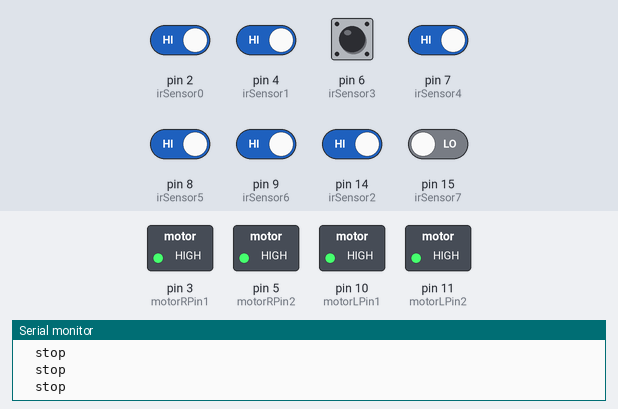
Bench run of a sketch on a simulated Arduino Uno, built with avr-gcc and run on an emulated ATmega328P. On the bench: switched loads named in the sketch (green lamp = pin HIGH), the last lines printed to the serial monitor. Dashed ring = blinking. The test bench sets the inputs (shaded band); at power-on: pin 2 (irSensor0), pin 4 (irSensor1), pin 6 (irSensor3), pin 7 (irSensor4), pin 8 (irSensor5), pin 9 (irSensor6), pin 14 (irSensor2) HIGH, pin 15 (irSensor7) LOW.

Above: at 1.2 s.
1.3 s: pin 6 (irSensor3) driven LOW
At 1.9 s:
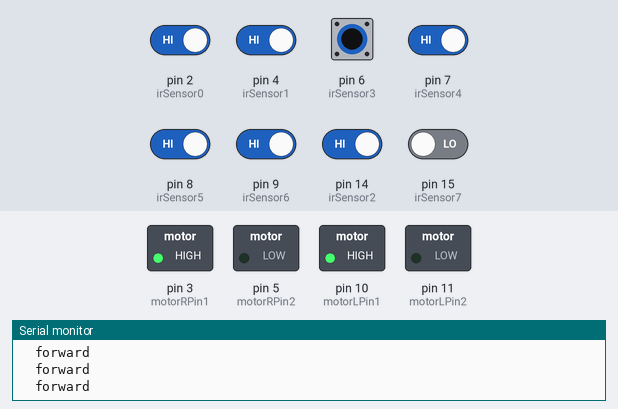
2.8 s: pin 6 (irSensor3) driven HIGH
At 4.0 s:
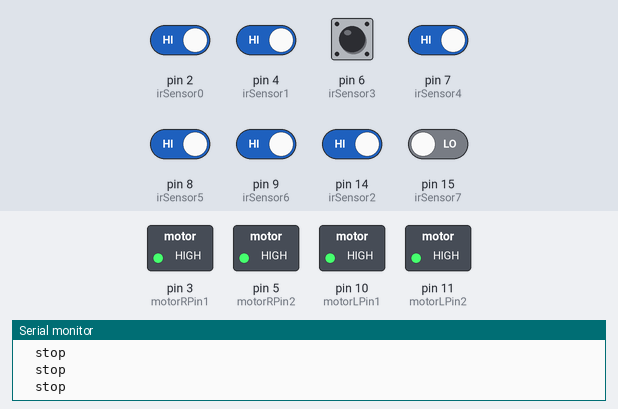
4.3 s: pin 7 (irSensor4) driven LOW
At 5.6 s:
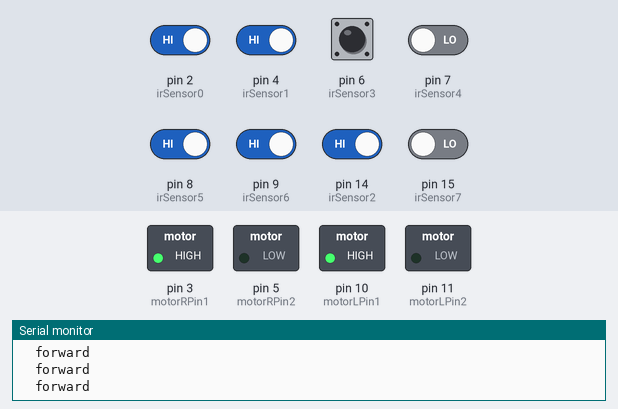
7.3 s: pin 7 (irSensor4) driven HIGH
At 7.6 s:
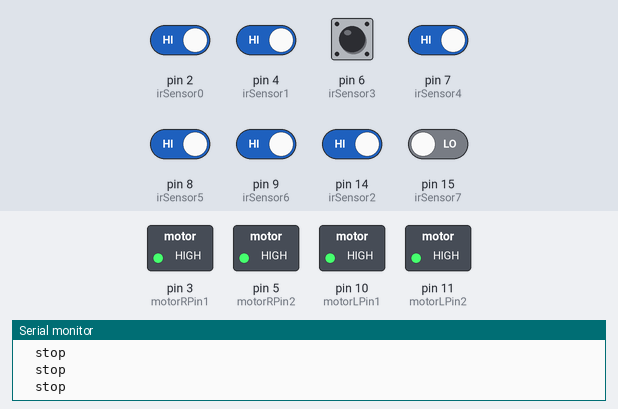
10.3 s: pin 6 (irSensor3) pulsed LOW 5 times (0.12 s each, 0.3 s apart)
At 10.52 s:
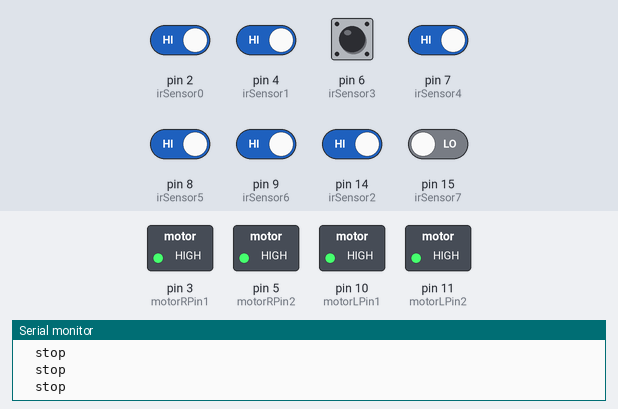
14.8 s: pin 2 (irSensor0) driven LOW and pin 6 (irSensor3) driven LOW
At 15.8 s:
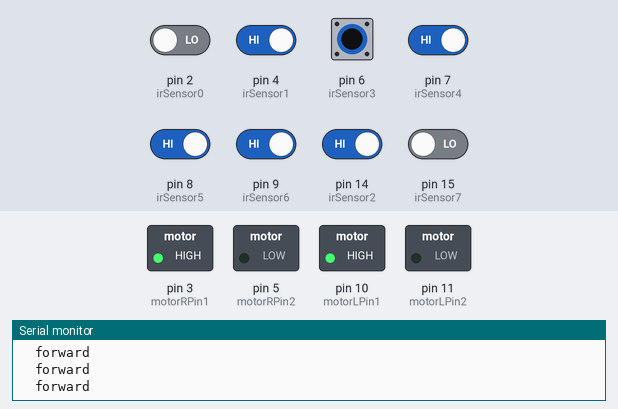
Timing chart, 0 to 17.8 s (numbered marks = the images above; inputs shaded):
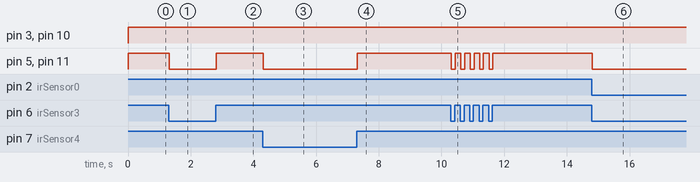

Measured:
- after the input at 1.3 s, pin 5 (motorRPin2), pin 11 (motorLPin2): HIGH → LOW at once
- after the input at 2.8 s, pin 5 (motorRPin2), pin 11 (motorLPin2): LOW → HIGH at once
- after the input at 4.3 s, pin 5 (motorRPin2), pin 11 (motorLPin2): HIGH → LOW at once
- after the input at 7.3 s, pin 5 (motorRPin2), pin 11 (motorLPin2): LOW → HIGH at once
- after the input at 10.3 s, pin 5 (motorRPin2), pin 11 (motorLPin2): alternates HIGH for 0.18 s and LOW for 0.12 s, 10 changes in all, then stays HIGH, starting at once
- after the input at 14.8 s, pin 5 (motorRPin2), pin 11 (motorLPin2): HIGH → LOW at once

The sketch:

code3.ino
```cpp
//Pins specified for right motor
const int motorRPin1=3;
const int motorRPin2=5;


//Pins specified for left motor
const int motorLPin1=10;
const int motorLPin2=11;


//Pins specified for 8 channel ir sensor array
const int irSensor0=2;
const int irSensor1=4;
const int irSensor2=14;
const int irSensor3=6;
const int irSensor4=7;
const int irSensor5=8;
const int irSensor6=9;
const int irSensor7=15;


void go();
void stopme();
void extremeLeft();
void extremeRight();
void slightLeft();
void slightRight();
void slightMoreLeft();
void slightMoreRight();
void slightlyMoreLeft();
void slightlyMoreRight();

//Setup for line following robot
void setup() {

//for serial monitor
  Serial.begin(9600);

//for pinMode for right motor
  pinMode(motorRPin1, OUTPUT);
  pinMode(motorRPin2, OUTPUT);


//for pinMode for left motor
  pinMode(motorLPin1, OUTPUT);
  pinMode(motorLPin2, OUTPUT);


//for pinMode for 8 channel ir sensor array
  pinMode(irSensor0, INPUT);
  pinMode(irSensor1, INPUT);
  pinMode(irSensor2, INPUT);
  pinMode(irSensor3, INPUT);
  pinMode(irSensor4, INPUT);
  pinMode(irSensor5, INPUT);
  pinMode(irSensor6, INPUT);
  pinMode(irSensor7, INPUT);

}


//loop for line following robot using if-else
void loop() {


  int val0=digitalRead(irSensor0);
  int val1=digitalRead(irSensor1);
  int val2=digitalRead(irSensor2);
  int val3=digitalRead(irSensor3);
  int val4=digitalRead(irSensor4);
  int val5=digitalRead(irSensor5);
  int val6=digitalRead(irSensor6);
  int val7=digitalRead(irSensor7);


  if((val3==0 || val4==0) && (val0==1 || val1==1 || val2==1 || val5==1 || val6==1 || val7==1)) {
    go();
  }
  else if(val0==0 || val1==0 || val2==0 || val3==0 || val4==0 || val5==0 || val6==0 || val7==0) {
    stopme();
  }
  else if((val0==0 || val1==0 || val2==0 || val3==0 || val4==0) && (val5==1 || val6==1 || val7==1)) {
    extremeLeft();
  }
  else if((val3==0 || val4==0 || val5==0 || val6==0 || val7==0) && (val0==1 || val1==1 || val2==1)) {
    extremeRight();
  }
  else if((val2==0 || val3==0) && (val0==1 || val1==1 || val4==1 || val5==1 || val6==1 || val7==1)) {
    slightLeft();
  }
  else if((val4==0 || val5==0) && (val0==1 || val1==1 || val2==1 || val3==1 || val6==1 || val7==1)) {
    slightRight();
  }
  else if((val1==0 || val2==0) && (val0==1 || val3==1 || val4==1 || val5==1 || val6==1 || val7==1)) {
    slightMoreLeft();
  }
  else if((val5==0 || val6==0) && (val0==1 || val1==1 || val2==1 || val3==1 || val4==1 || val7==1)) {
    slightMoreRight();
  }
  else if((val0==0 || val1==0) && (val2==1 || val3==1 || val4==1 || val5==1 || val6==1 || val7==1)) {
    slightlyMoreLeft();
  }
  else if((val6==0 || val7==0) && (val0==1 || val1==1 || val2==1 || val3==1 || val4==1 || val5==1)) {
    slightlyMoreRight();
  }

}
void extremeRight() {

  Serial.println("\tright turn");

  analogWrite(motorRPin1, 255);
  analogWrite(motorRPin2, 255);

  analogWrite(motorLPin1, 170);
  analogWrite(motorLPin2, 80);
}


void extremeLeft() {

  Serial.println("\tleft turn");

  analogWrite(motorRPin1, 170);
  analogWrite(motorRPin2, 80);

  analogWrite(motorLPin1, 255);
  analogWrite(motorLPin2, 255);
}

void slightRight() {

  Serial.println("\tslight right turn");

  analogWrite(motorRPin1, 80);
  analogWrite(motorRPin2, 170);

  analogWrite(motorLPin1, 170);
  analogWrite(motorLPin2, 80);
}

void slightLeft() {

  Serial.println("\tslight left turn");

  analogWrite(motorRPin1, 170);
  analogWrite(motorRPin2, 80);

  analogWrite(motorLPin1, 80);
  analogWrite(motorLPin2, 170);
}

void slightMoreRight() {

  Serial.println("\tslight more right turn");

  analogWrite(motorRPin1, 80);
  analogWrite(motorRPin2, 170);

  analogWrite(motorLPin1, 170);
  analogWrite(motorLPin2, 80);
}

void slightMoreLeft() {

  Serial.println("\tslight more left turn");

  analogWrite(motorRPin1, 170);
  analogWrite(motorRPin2, 80);

  analogWrite(motorLPin1, 80);
  analogWrite(motorLPin2, 170);
}

void slightlyMoreRight() {

  Serial.println("\tslightly more right turn");

  analogWrite(motorRPin1, 80);
  analogWrite(motorRPin2, 170);

  analogWrite(motorLPin1, 170);
  analogWrite(motorLPin2, 80);
}

void slightlyMoreLeft() {

  Serial.println("\tslightly more left turn");

  analogWrite(motorRPin1, 170);
  analogWrite(motorRPin2, 80);

  analogWrite(motorLPin1, 80);
  analogWrite(motorLPin2, 170);
}

void go() {

  Serial.println("\tforward ");

  analogWrite(motorRPin1, 255);
  analogWrite(motorRPin2, 0);

  analogWrite(motorLPin1, 255);
  analogWrite(motorLPin2, 0);
}

void stopme() {

  Serial.println("\tstop");

  analogWrite(motorRPin1, 255);
  analogWrite(motorRPin2, 255);

  analogWrite(motorLPin1, 255);
  analogWrite(motorLPin2, 255);
}
```
